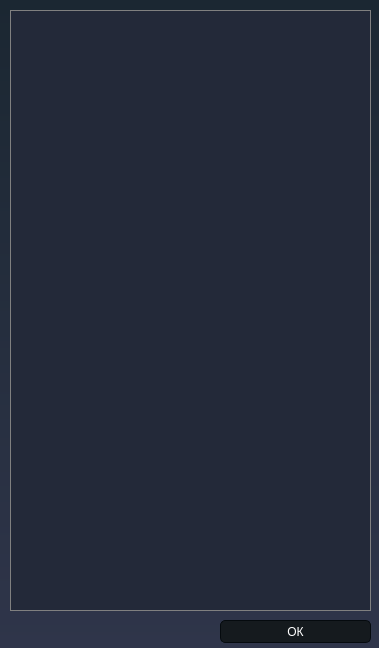
<?xml version="1.0" encoding="UTF-8"?>
<ui version="4.0">
 <class>Dialog</class>
 <widget class="QDialog" name="Dialog">
  <property name="geometry">
   <rect>
    <x>0</x>
    <y>0</y>
    <width>379</width>
    <height>648</height>
   </rect>
  </property>
  <property name="windowTitle">
   <string>Dialog</string>
  </property>
  <property name="styleSheet">
   <string notr="true">
/*-----QWidget-----*/
QWidget
{
	background-color: qlineargradient(spread:repeat, x1:1, y1:0, x2:1, y2:1, stop:0 rgba(27, 39, 50, 255),stop:1 rgba(47, 53, 74, 255));
	color: #000000;

}


/*-----QLabel-----*/
QLabel
{
	background-color: transparent;
	color: #c2c7d5;
	font-size: 12px;

}


/*-----QPushButton-----*/
QToolButton {
	border-style: solid;
	border-top-color: qlineargradient(spread:pad, x1:0.5, y1:1, x2:0.5, y2:0, stop:0 rgb(215, 215, 215), stop:1 rgb(222, 222, 222));
	border-right-color: qlineargradient(spread:pad, x1:0, y1:0.5, x2:1, y2:0.5, stop:0 rgb(217, 217, 217), stop:1 rgb(227, 227, 227));
	border-left-color: qlineargradient(spread:pad, x1:0, y1:0.5, x2:1, y2:0.5, stop:0 rgb(227, 227, 227), stop:1 rgb(217, 217, 217));
	border-bottom-color: qlineargradient(spread:pad, x1:0.5, y1:1, x2:0.5, y2:0, stop:0 rgb(215, 215, 215), stop:1 rgb(222, 222, 222));
	border-width: 1px;
	border-radius: 5px;
	color: #d3dae3;
	padding: 2px;
	background-color: rgb(255,255,255);
}
QToolButton:hover{
	border-style: solid;
	border-top-color: qlineargradient(spread:pad, x1:0.5, y1:1, x2:0.5, y2:0, stop:0 rgb(195, 195, 195), stop:1 rgb(222, 222, 222));
	border-right-color: qlineargradient(spread:pad, x1:0, y1:0.5, x2:1, y2:0.5, stop:0 rgb(197, 197, 197), stop:1 rgb(227, 227, 227));
	border-left-color: qlineargradient(spread:pad, x1:0, y1:0.5, x2:1, y2:0.5, stop:0 rgb(227, 227, 227), stop:1 rgb(197, 197, 197));
	border-bottom-color: qlineargradient(spread:pad, x1:0.5, y1:1, x2:0.5, y2:0, stop:0 rgb(195, 195, 195), stop:1 rgb(222, 222, 222));
	border-width: 1px;
	border-radius: 5px;
	color: rgb(0,0,0);
	padding: 2px;
	background-color: rgb(255,255,255);
}
QToolButton:pressed{
	border-style: solid;
	border-top-color: qlineargradient(spread:pad, x1:0.5, y1:1, x2:0.5, y2:0, stop:0 rgb(215, 215, 215), stop:1 rgb(222, 222, 222));
	border-right-color: qlineargradient(spread:pad, x1:0, y1:0.5, x2:1, y2:0.5, stop:0 rgb(217, 217, 217), stop:1 rgb(227, 227, 227));
	border-left-color: qlineargradient(spread:pad, x1:0, y1:0.5, x2:1, y2:0.5, stop:0 rgb(227, 227, 227), stop:1 rgb(217, 217, 217));
	border-bottom-color: qlineargradient(spread:pad, x1:0.5, y1:1, x2:0.5, y2:0, stop:0 rgb(215, 215, 215), stop:1 rgb(222, 222, 222));
	border-width: 1px;
	border-radius: 5px;
	color: rgb(0,0,0);
	padding: 2px;
	background-color: rgb(142,142,142);
}
QPushButton{
	border-style: solid;
	border-color: #050a0e;
	border-width: 1px;
	border-radius: 5px;
	color: #d3dae3;
	padding: 2px;
	background-color: #151a1e;
}
QPushButton::default{
	border-style: solid;
	border-color: #050a0e;
	border-width: 1px;
	border-radius: 5px;
	color: #FFFFFF;
	padding: 2px;
	background-color: #151a1e;;
}
QPushButton:hover{
	border-style: solid;
	border-color: #050a0e;
	border-width: 1px;
	border-radius: 5px;
	color: #d3dae3;
	padding: 2px;
	background-color: #1c1f1f;
}
QPushButton:pressed{
	border-style: solid;
	border-color: #050a0e;
	border-width: 1px;
	border-radius: 5px;
	color: #d3dae3;
	padding: 2px;
	background-color: #2c2f2f;
}
QPushButton:disabled{
	border-style: solid;
	border-top-color: qlineargradient(spread:pad, x1:0.5, y1:1, x2:0.5, y2:0, stop:0 rgb(215, 215, 215), stop:1 rgb(222, 222, 222));
	border-right-color: qlineargradient(spread:pad, x1:0, y1:0.5, x2:1, y2:0.5, stop:0 rgb(217, 217, 217), stop:1 rgb(227, 227, 227));
	border-left-color: qlineargradient(spread:pad, x1:0, y1:0.5, x2:1, y2:0.5, stop:0 rgb(227, 227, 227), stop:1 rgb(217, 217, 217));
	border-bottom-color: qlineargradient(spread:pad, x1:0.5, y1:1, x2:0.5, y2:0, stop:0 rgb(215, 215, 215), stop:1 rgb(222, 222, 222));
	border-width: 1px;
	border-radius: 5px;
	color: #808086;
	padding: 2px;
	background-color: rgb(142,142,142);
}


/*-----QCheckBox-----*/
QCheckBox
{
	background-color: transparent;
	color: #fff;
	font-size: 10px;
	font-weight: bold;
	border: none;
	border-radius: 5px;

}


/*-----QCheckBox-----*/
QCheckBox::indicator
{
    color: #b1b1b1;
    background-color: #323232;
    border: 1px solid darkgray;
    width: 12px;
    height: 12px;

}


QCheckBox::indicator:checked
{
    image:url(&quot;./ressources/check.png&quot;);
	background-color: qlineargradient(spread:pad, x1:0, y1:0.511, x2:1, y2:0.511, stop:0 rgba(0, 172, 149, 255),stop:0.995192 rgba(54, 197, 177, 255));;
    border: 1px solid #607cff;

}


QCheckBox::indicator:unchecked:hover
{
    border: 1px solid #08b099;

}


QCheckBox::disabled
{
	color: #656565;

}


QCheckBox::indicator:disabled
{
	background-color: #656565;
	color: #656565;
    border: 1px solid #656565;

}


/*-----QLineEdit-----*/
QLineEdit
{
	background-color: #c2c7d5;
	color: #000;
	font-weight: bold;
	border: none;
	border-radius: 2px;
	padding: 3px;

}


/*-----QListView-----*/
QListView
{
	background-color: qlineargradient(spread:pad, x1:1, y1:0, x2:1, y2:1, stop:0 rgba(50, 61, 80, 255),stop:1 rgba(44, 49, 69, 255));
	color: #fff;
	font-size: 12px;
	font-weight: bold;
	border: 1px solid #191919;
	show-decoration-selected: 0;

}


QListView::item
{
	color: #31cecb;
	background-color: #454e5e;
	border: none;
	padding: 5px;
	border-radius: 0px;
	padding-left : 10px;
	height: 42px;

}

QListView::item:selected
{
	color: #31cecb;
	background-color: #454e5e;

}


QListView::item:!selected
{
	color:white;
	background-color: transparent;
	border: none;
	padding-left : 10px;

}


QListView::item:!selected:hover
{
	color: #bbbcba;
	background-color: #454e5e;
	border: none;
	padding-left : 10px;

}


/*-----QTreeView-----*/
QTreeView 
{
	background-color: #232939;
	show-decoration-selected: 0;
	color: #c2c8d7;

}


QTreeView::item 
{
	border-top-color: transparent;
	border-bottom-color: transparent;

}


QTreeView::item:hover 
{
	background-color: #606060;
	color: #fff;

}


QTreeView::item:selected 
{
	background-color: #0ab19a;
	color: #fff;

}


QTreeView::item:selected:active
{
	background-color: #0ab19a;
	color: #fff;

}


QTreeView::branch:has-children:!has-siblings:closed,
QTreeView::branch:closed:has-children:has-siblings 
{
	image: url(://tree-closed.png);

}

QTreeView::branch:open:has-children:!has-siblings,
QTreeView::branch:open:has-children:has-siblings  
{
	image: url(://tree-open.png);

}


/*-----QTableView &amp; QTableWidget-----*/
QTableView
{
    background-color: #232939;
	border: 1px solid gray;
    color: #f0f0f0;
    gridline-color: #232939;
    outline : 0;

}


QTableView::disabled
{
    background-color: #242526;
    border: 1px solid #32414B;
    color: #656565;
    gridline-color: #656565;
    outline : 0;

}


QTableView::item:hover 
{
    background-color: #606060;
    color: #f0f0f0;

}


QTableView::item:selected 
{
	background-color: #0ab19a;
    color: #F0F0F0;

}


QTableView::item:selected:disabled
{
    background-color: #1a1b1c;
    border: 2px solid #525251;
    color: #656565;

}


QTableCornerButton::section
{
	background-color: #343a49;
    color: #fff;

}


QHeaderView::section
{
	color: #fff;
	border-top: 0px;
	border-bottom: 1px solid gray;
	border-right: 1px solid gray;
	background-color: #343a49;
    margin-top:1px;
	margin-bottom:1px;
	padding: 5px;

}


QHeaderView::section:disabled
{
    background-color: #525251;
    color: #656565;

}


QHeaderView::section:checked
{
    color: #fff;
    background-color: #0ab19a;

}


QHeaderView::section:checked:disabled
{
    color: #656565;
    background-color: #525251;

}


QHeaderView::section::vertical::first,
QHeaderView::section::vertical::only-one
{
    border-top: 1px solid #353635;

}


QHeaderView::section::vertical
{
    border-top: 1px solid #353635;

}


QHeaderView::section::horizontal::first,
QHeaderView::section::horizontal::only-one
{
    border-left: 1px solid #353635;

}


QHeaderView::section::horizontal
{
    border-left: 1px solid #353635;

}


/*-----QScrollBar-----*/
QScrollBar:horizontal 
{
    background-color: transparent;
    height: 8px;
    margin: 0px;
    padding: 0px;

}


QScrollBar::handle:horizontal 
{
    border: none;
	min-width: 100px;
    background-color: #56576c;

}


QScrollBar::add-line:horizontal, 
QScrollBar::sub-line:horizontal,
QScrollBar::add-page:horizontal, 
QScrollBar::sub-page:horizontal 
{
    width: 0px;
    background-color: transparent;

}


QScrollBar:vertical 
{
    background-color: transparent;
    width: 8px;
    margin: 0;

}


QScrollBar::handle:vertical 
{
    border: none;
	min-height: 100px;
    background-color: #56576c;

}


QScrollBar::add-line:vertical, 
QScrollBar::sub-line:vertical,
QScrollBar::add-page:vertical, 
QScrollBar::sub-page:vertical 
{
    height: 0px;
    background-color: transparent;

}
</string>
  </property>
  <widget class="QPushButton" name="button">
   <property name="geometry">
    <rect>
     <x>220</x>
     <y>620</y>
     <width>151</width>
     <height>23</height>
    </rect>
   </property>
   <property name="text">
    <string>ОК</string>
   </property>
  </widget>
  <widget class="QTableWidget" name="tableWidget">
   <property name="geometry">
    <rect>
     <x>10</x>
     <y>10</y>
     <width>361</width>
     <height>601</height>
    </rect>
   </property>
  </widget>
 </widget>
 <resources/>
 <connections/>
</ui>
